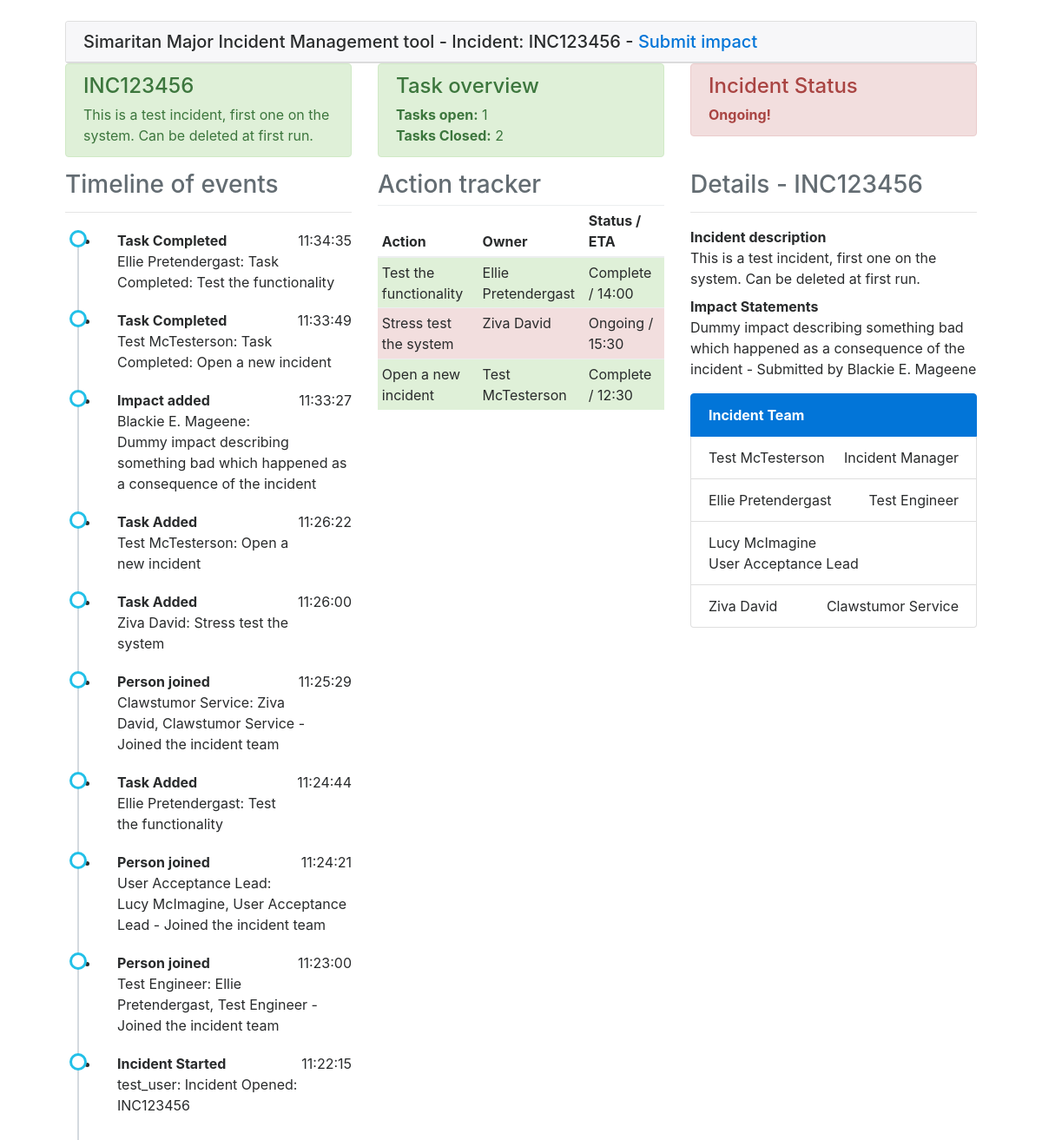
/dashboard/INC123456, run on the app's committed database.
### models.py (models this page shows, shortened)
class Incident(db.Model):
    id = db.Column(db.Integer)
    incident_no = db.Column(db.String(32), primary_key=True, index=True, unique=True)
    description = db.Column(db.String(512))
    status = db.Column(db.String(32))
    inc_mgr = db.Column(db.Integer, index=True)
    start_time = db.Column(db.DateTime, index=True, default=datetime.utcnow)
    tasks = db.relationship('Task', backref='incidentno', lazy='dynamic')
    events = db.relationship('Event', backref='incidentno', lazy='dynamic')
    impactstatement = db.relationship('ImpactStatement', backref='incidentno', lazy='dynamic')
    incidentteam = db.relationship('IncMem', backref='incidentno', lazy='dynamic')

class Event(db.Model):
    id = db.Column(db.Integer, primary_key=True)
    body = db.Column(db.String(512))
    assignee = db.Column(db.String(32), index=True)
    activity = db.Column(db.String(32))
    timestamp = db.Column(db.DateTime, index=True, default=datetime.utcnow)
    incident_no = db.Column(db.String(32), db.ForeignKey('incident.incident_no'), index=True)

class Task(db.Model):
    id = db.Column(db.Integer, primary_key=True)
    incident_no = db.Column(db.String(32), db.ForeignKey('incident.incident_no'), index=True)
    body = db.Column(db.String(512))
    assignee = db.Column(db.String(32), index=True)
    eta = db.Column(db.String(32))
    status = db.Column(db.String(32))

class ImpactStatement(db.Model):
    id = db.Column(db.Integer, primary_key=True)
    incident_no = db.Column(db.String(32), db.ForeignKey('incident.incident_no'), index=True)
    body = db.Column(db.String(512))
    submitter = db.Column(db.String(32), index=True)

class IncMem(db.Model):
    id = db.Column(db.Integer, primary_key=True)
    person = db.Column(db.String(512), index=True)
    role = db.Column(db.String(32), index=True)
    incident_no = db.Column(db.String(32), db.ForeignKey('incident.incident_no'), index=True)

### simaritan/routes.py (the view)
@app.route('/dashboard/<incident>')
def dashboard(incident):
    inc = Incident.query.filter_by(incident_no=incident).first()
    if inc is None:
        return render_template('notfound.html', incident=incident, title='Not found!')
    impacts = ImpactStatement.query.filter_by(incident_no=incident).all()
    tasks = Task.query.filter_by(incident_no=incident).all()
    timeline = Event.query.filter_by(incident_no=incident).order_by(Event.timestamp.desc()).all()
    team = IncMem.query.filter_by(incident_no=incident).all()
    total_tasks = 0
    closed_tasks = 0
    for tsk in tasks:
        total_tasks += 1
        if tsk.status == '1':
            closed_tasks += 1
    return render_template('dashboard.html', title='Incident Dashboard for {}'.format(inc.incident_no),
                           tasks=tasks, team=team, timeline=timeline, impacts=impacts, inc=inc,
                           total_tasks=total_tasks, ctasks=closed_tasks)

### simaritan/templates/dashboard.html
{% extends "base.html" %}
{% block body %}
		<div class="row">
			<div class="col-md-12">
				<div class="row">
					{% include "components/header-row.html" %}
				</div>
				<div class="row">
					<div class="col-md-4">
						{% include "components/timeline.html" %}
					</div>
					<div class="col-md-4">
					{% include "components/actions.html" %}
					</div>
					<div class="col-md-4">
						{% include "components/incdetails.html" %}
						{% include "components/team.html" %}
					</div>
				</div>
			</div>
		</div>
	</div>
{% endblock %}

### simaritan/templates/base.html (shortened to what this page needs)
<!DOCTYPE html>
<html lang="en">
  <head>
	<link rel="stylesheet" href="{{ url_for('static', filename='css/bootstrap.min.css') }}">
    <link rel="stylesheet" href="{{ url_for('static', filename='css/style.css') }}">
  </head>
  <body>
	<div class="container-fluid">
		<div class="row">
			<div class="col-md-12">
                    <div class="card">
                        <h5 class="card-header">Simaritan Major Incident Management tool -
                            {% if inc %}
                                Incident: {{ inc.incident_no }} -
                            {% endif %}
                                {% if inc %}
                                    <a class="card-link" href="{{ url_for('submitimpact', incident=inc.incident_no) }}" role="button">Submit impact</a>
                                {% endif %}
                        </h5>
                    </div>
            </div>
		</div>
  {% block body %}{% endblock %}
  </body>
</html>

### simaritan/templates/components/header-row.html
<div class="col-md-4">
	<div class="alert alert-success alert-dismissable">
		<h4>
			{{inc.incident_no}}
		</h4> {{inc.description}}
	</div>
</div>
<div class="col-md-4">
	<div class="alert alert-success alert-dismissable">
		<h4>
			Task overview
		</h4>
		<strong>Tasks open:</strong> {{ total_tasks - ctasks }}<br/>
		<strong>Tasks Closed:</strong> {{ ctasks }}
	</div>
</div>
<div class="col-md-4">
	{% if inc.status == 'open' %}
	<div class="alert alert-success alert-danger">
		<h4>
			Incident Status
		</h4> <strong>Ongoing!</strong>
	</div>
	{% else %}
		<div class="alert alert-success alert-dismissable">
		<h4>
			Incident Status
		</h4> <strong>Resolved!</strong>
	</div>
	{% endif %}
</div>

### simaritan/templates/components/timeline.html (shortened to what this page needs)
<h3 class="text-left text-muted">
	Timeline of events
</h3>
<hr />
<ul class="timeline">
	{% for tl in timeline %}
		<li>
			<strong>{{ tl.activity }}</strong>
			<p class="float-right">{{tl.timestamp.strftime('%X')}}</p>
			<p>{{ tl.assignee }}: {{ tl.body }}
			</p>
		</li>
	{% endfor %}
</ul>

### simaritan/templates/components/actions.html (shortened to what this page needs)
<h3 class="text-left text-muted">
	Action tracker
</h3>
<table class="table table-striped table-hover table-sm">
	<thead>
		<tr>
			<th>
				Action
			</th>
			<th>
				Owner
			</th>
			<th>
				Status / ETA
			</th>
		</tr>
    </thead>
    <tbody>
		{% for task in tasks %}
				{% if task.status == '1' %}
        	<tr class="table-success">
   	    	 	{% else %}
	    	<tr class="table-danger">
   	    	 	{% endif %}
	    		<td>
	    			{{ task.body }}
	    		</td>
	    		<td>
	    			{{ task.assignee }}
	    		</td>
	    		<td>
					{% if task.status == 'Complete' %}
						Complete
					{% elif task.status == '1' %}
	    				Complete
					{% else %}
						Ongoing
					{% endif %} / {{ task.eta }}
	    		</td>
	    	</tr>
    	{% endfor %}
    </tbody>
</table>

### simaritan/templates/components/incdetails.html (shortened to what this page needs)
<h3 class="text-left text-muted">
	Details - {{ inc.incident_no }}
</h3>
<hr />
<dl>
	<dt>
		Incident description
	</dt>
	<dd>
		{{ inc.description }}
	</dd>
	<dt>
		Impact Statements
	</dt>
	{% for statement in impacts %}
	<dd>
		{{ statement.body }} - Submitted by {{statement.submitter }}
	</dd>
	{% endfor %}
</dl>

### simaritan/templates/components/team.html (shortened to what this page needs)
<div class="list-group">
	<strong href="#" class="list-group-item list-group-item-action active">
		Incident Team
	</strong>
	{% for member in team %}
		<div class="list-group-item justify-content-between">
			{{ member.person }}
			<span class="">{{ member.role }} </span>
		</div>
	{% endfor %}
</div>

### simaritan/static/css/style.css (style rules this page uses)
ul.timeline:before { content: ' '; background: #d4d9df; display: inline-block; position: absolute; left: 29px; width: 2px; height: 100%; z-index: 400; }
ul.timeline > li { margin: 20px 0; padding-left: 20px; }
ul.timeline > li:before { content: ' '; background: white; display: inline-block; position: absolute; border-radius: 50%; border: 3px solid #22c0e8; left: 20px; width: 20px; height: 20px; z-index: 400; }

### data on the page
Incident: incident_no "INC123456", description "This is a test incident, first one on the system. Can be deleted at first run."
Event: activity "Task Completed", timestamp "11:34:35", assignee "Ellie Pretendergast", body "Task Completed: Test the functionality"
Event: activity "Task Completed", timestamp "11:33:49", assignee "Test McTesterson", body "Task Completed: Open a new incident"
Event: activity "Impact added", timestamp "11:33:27", assignee "Blackie E. Mageene", body "Dummy impact describing something bad which happened as a consequence of the incident"
Event: activity "Task Added", timestamp "11:26:22", assignee "Test McTesterson", body "Open a new incident"
Event: activity "Task Added", timestamp "11:26:00", assignee "Ziva David", body "Stress test the system"
Event: activity "Person joined", timestamp "11:25:29", assignee "Clawstumor Service", body "Ziva David, Clawstumor Service - Joined the incident team"
Event: activity "Task Added", timestamp "11:24:44", assignee "Ellie Pretendergast", body "Test the functionality"
Event: activity "Person joined", timestamp "11:24:21", assignee "User Acceptance Lead", body "Lucy McImagine, User Acceptance Lead - Joined the incident team"
Event: activity "Person joined", timestamp "11:23:00", assignee "Test Engineer", body "Ellie Pretendergast, Test Engineer - Joined the incident team"
Event: activity "Incident Started", timestamp "11:22:15", assignee "test_user", body "Incident Opened: INC123456"
Task: body "Test the functionality", assignee "Ellie Pretendergast", status "Complete", eta "14:00"
Task: body "Stress test the system", assignee "Ziva David", status "Ongoing", eta "15:30"
Task: body "Open a new incident", assignee "Test McTesterson", status "Complete", eta "12:30"
ImpactStatement: body "Dummy impact describing something bad which happened as a consequence of the incident", submitter "Blackie E. Mageene"
IncMem: person "Test McTesterson", role "Incident Manager"
IncMem: person "Ellie Pretendergast", role "Test Engineer"
IncMem: person "Lucy McImagine", role "User Acceptance Lead"
IncMem: person "Ziva David", role "Clawstumor Service"

### other printed values
{{ total_tasks - ctasks }} "1"
{{ ctasks }} "2"
